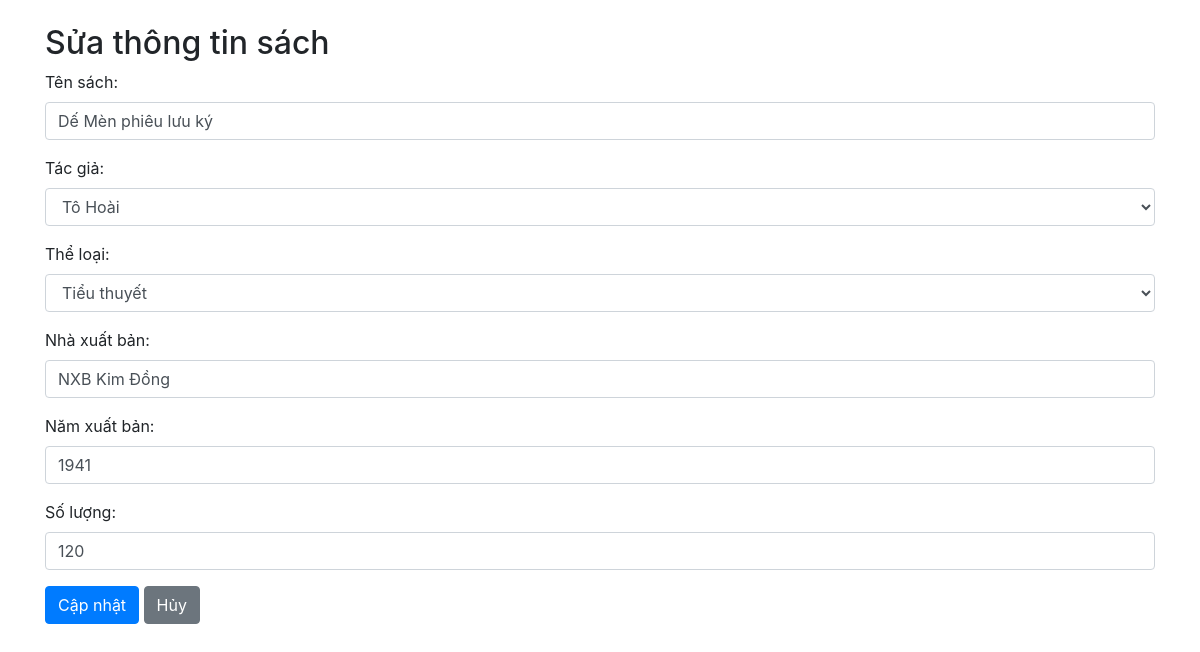
Screenshot of /src/edit_book.php?id=5 with the database file from the repository.
### tables this page shows
CREATE TABLE books (
	    id INT AUTO_INCREMENT PRIMARY KEY,
	    title VARCHAR(255) NOT NULL,
	    author_id INT NOT NULL,
	    category_id INT NOT NULL,
	    publisher VARCHAR(255) NOT NULL,
	    publish_year YEAR NOT NULL,
	    quantity INT NOT NULL,
	    FOREIGN KEY (author_id) REFERENCES authors(id),
	    FOREIGN KEY (category_id) REFERENCES categories(id)
	);

CREATE TABLE authors (
	    id INT AUTO_INCREMENT PRIMARY KEY,
	    author_name VARCHAR(255) NOT NULL,
	    book_numbers INT NOT NULL
	);

CREATE TABLE categories (
	    id INT AUTO_INCREMENT PRIMARY KEY,
	    category_name VARCHAR(255) NOT NULL
	);

### src/edit_book.php (the view, shortened to what this page needs)
<?php
$servername = "localhost";
$username = "root";
$password = "";
$dbname = "librarybook";
$conn = new mysqli($servername, $username, $password, $dbname);
$book_id = $_GET['id'];
$sql = "SELECT * FROM books WHERE id=?";
$stmt = $conn->prepare($sql);
$stmt->bind_param("i", $book_id);
$stmt->execute();
$result = $stmt->get_result();
$book = $result->fetch_assoc();
$authors = $conn->query("SELECT * FROM authors");
$categories = $conn->query("SELECT * FROM categories");
?>
<!DOCTYPE html>
<html lang="vi">
<head>
    <link rel="stylesheet" href="https://maxcdn.bootstrapcdn.com/bootstrap/4.5.2/css/bootstrap.min.css">
</head>
<body>
<div class="container">
    <h2 class="mt-4">Sửa thông tin sách</h2>
    <form method="POST">
        <div class="form-group">
            <label for="title">Tên sách:</label>
            <input type="text" class="form-control" id="title" name="title" value="<?php echo htmlspecialchars($book['title']); ?>" required>
        </div>
        <div class="form-group">
            <label for="author_id">Tác giả:</label>
            <select class="form-control" id="author_id" name="author_id" required>
                <?php while ($author = $authors->fetch_assoc()): ?>
                    <option value="<?php echo $author['id']; ?>" <?php if ($author['id'] == $book['author_id']) echo 'selected'; ?>>
                        <?php echo htmlspecialchars($author['author_name']); ?>
                    </option>
                <?php endwhile; ?>
            </select>
        </div>
        <div class="form-group">
            <label for="category_id">Thể loại:</label>
            <select class="form-control" id="category_id" name="category_id" required>
                <?php while ($category = $categories->fetch_assoc()): ?>
                    <option value="<?php echo $category['id']; ?>" <?php if ($category['id'] == $book['category_id']) echo 'selected'; ?>>
                        <?php echo htmlspecialchars($category['category_name']); ?>
                    </option>
                <?php endwhile; ?>
            </select>
        </div>
        <div class="form-group">
            <label for="publisher">Nhà xuất bản:</label>
            <input type="text" class="form-control" id="publisher" name="publisher" value="<?php echo htmlspecialchars($book['publisher']); ?>" required>
        </div>
        <div class="form-group">
            <label for="publish_year">Năm xuất bản:</label>
            <input type="number" class="form-control" id="publish_year" name="publish_year" value="<?php echo $book['publish_year']; ?>" required>
        </div>
        <div class="form-group">
            <label for="quantity">Số lượng:</label>
            <input type="number" class="form-control" id="quantity" name="quantity" value="<?php echo $book['quantity']; ?>" required>
        </div>
        <button type="submit" class="btn btn-primary">Cập nhật</button>
        <a href="index.php" class="btn btn-secondary">Hủy</a>
    </form>
</div>
</body>
</html>

### rows the page displays
books: title "Dế Mèn phiêu lưu ký", author_id "Tô Hoài", category_id "Tiểu thuyết", publisher "NXB Kim Đồng", publish_year "1941", quantity "120"
